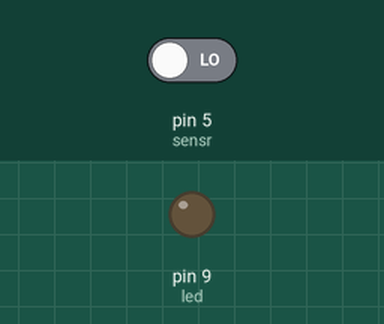
This sketch was run on a simulated Arduino Uno, built with avr-gcc and run on an emulated ATmega328P. On the bench: output pins drawn as LEDs (lit = HIGH). The test bench sets the inputs (shaded band); at power-on: pin 5 (sensr) LOW.

Above: at 1.8 s.
1.9 s: pin 5 (sensr) driven HIGH
At 2.3 s:
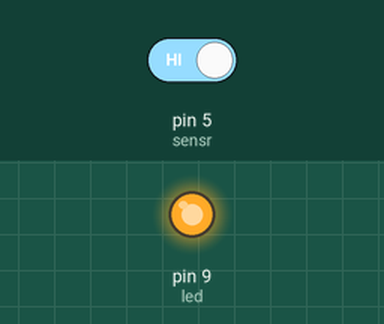
3.5 s: pin 5 (sensr) driven LOW
At 4.7 s:
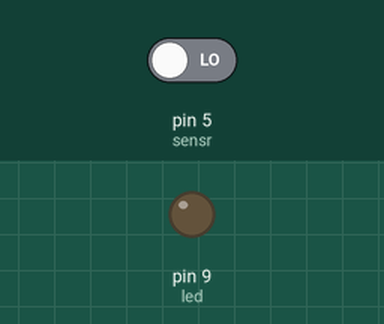
Timing chart, 0 to 6.5 s (numbered marks = the images above; inputs shaded):
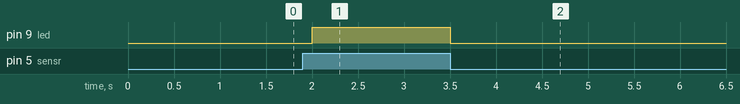

Measured:
- after the input at 1.9 s, pin 9 (led): LOW → HIGH after 0.10 s
- after the input at 3.5 s, pin 9 (led): HIGH → LOW at once

The sketch:

Buzzer.ino
```cpp
const int sensr=5;
const int led=9;


void setup() {
  pinMode(sensr,INPUT);
  pinMode(led,OUTPUT);

}

void loop() {
  int m=digitalRead(sensr);
  if(m==HIGH)
    {digitalWrite(led,HIGH);
    delay(500);
    Serial.println("Motion detected");
    }

else
    {digitalWrite(led, LOW);
    delay(500);
    Serial.println("No motion detected");
    }


}
```
